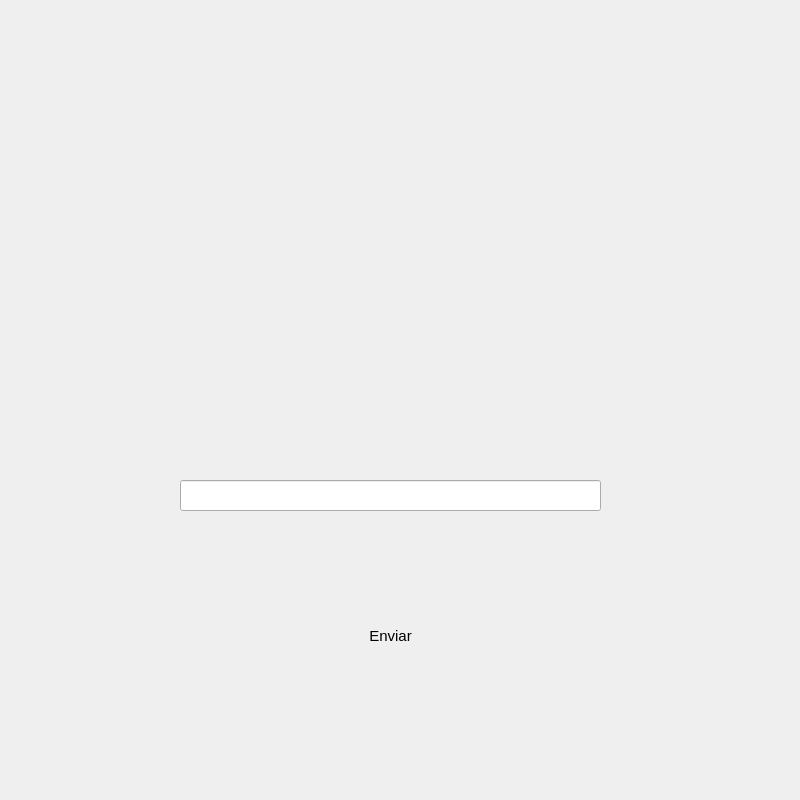
<?xml version="1.0" encoding="UTF-8"?>
<ui version="4.0">
 <class>verification</class>
 <widget class="QMainWindow" name="verification">
  <property name="geometry">
   <rect>
    <x>0</x>
    <y>0</y>
    <width>800</width>
    <height>800</height>
   </rect>
  </property>
  <property name="minimumSize">
   <size>
    <width>800</width>
    <height>800</height>
   </size>
  </property>
  <property name="maximumSize">
   <size>
    <width>800</width>
    <height>800</height>
   </size>
  </property>
  <property name="windowTitle">
   <string>MainWindow</string>
  </property>
  <widget class="QWidget" name="centralwidget">
   <widget class="QLabel" name="label">
    <property name="geometry">
     <rect>
      <x>-10</x>
      <y>0</y>
      <width>811</width>
      <height>801</height>
     </rect>
    </property>
    <property name="text">
     <string/>
    </property>
    <property name="pixmap">
     <pixmap>imgs/verifica.png</pixmap>
    </property>
    <property name="scaledContents">
     <bool>true</bool>
    </property>
   </widget>
   <widget class="QLineEdit" name="iinput_usuario">
    <property name="geometry">
     <rect>
      <x>180</x>
      <y>480</y>
      <width>421</width>
      <height>31</height>
     </rect>
    </property>
   </widget>
   <widget class="QPushButton" name="validation">
    <property name="geometry">
     <rect>
      <x>310</x>
      <y>600</y>
      <width>161</width>
      <height>71</height>
     </rect>
    </property>
    <property name="styleSheet">
     <string notr="true">font-size: 15px;</string>
    </property>
    <property name="text">
     <string>Enviar</string>
    </property>
    <property name="flat">
     <bool>true</bool>
    </property>
   </widget>
   <widget class="QLabel" name="question">
    <property name="geometry">
     <rect>
      <x>80</x>
      <y>270</y>
      <width>671</width>
      <height>171</height>
     </rect>
    </property>
    <property name="styleSheet">
     <string notr="true">font-size: 18px;</string>
    </property>
    <property name="text">
     <string/>
    </property>
   </widget>
   <widget class="QLabel" name="correct_error">
    <property name="geometry">
     <rect>
      <x>80</x>
      <y>130</y>
      <width>671</width>
      <height>171</height>
     </rect>
    </property>
    <property name="styleSheet">
     <string notr="true">font-size: 18px;</string>
    </property>
    <property name="text">
     <string/>
    </property>
   </widget>
  </widget>
 </widget>
 <resources/>
 <connections/>
</ui>
